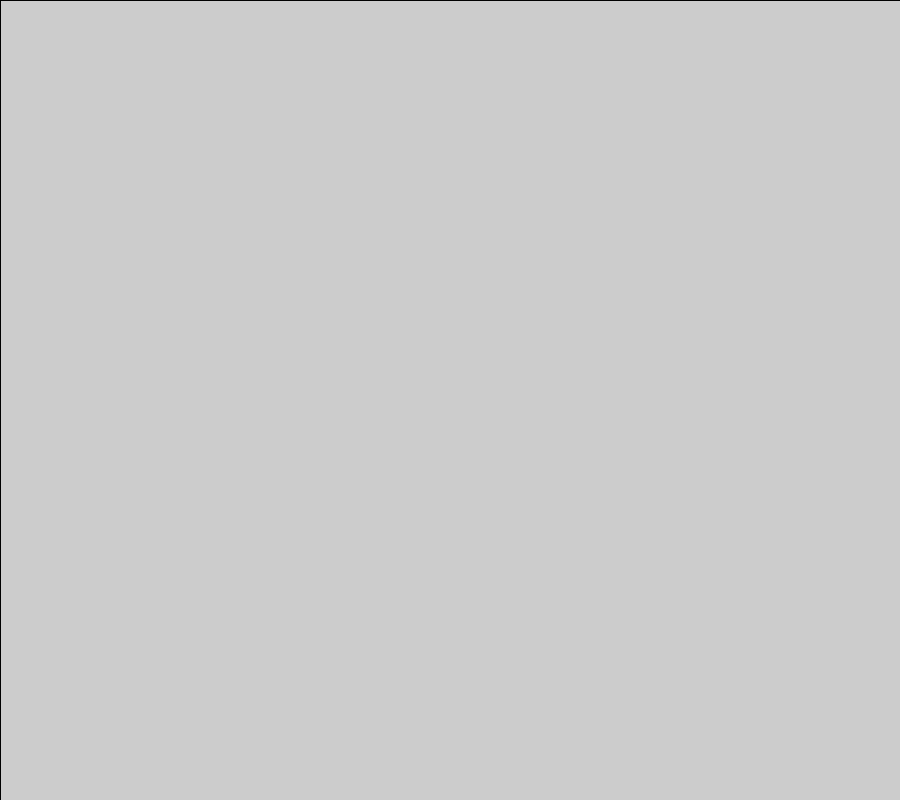
Frame 1 (no input)
Frame 60 (the mouse pressed at the canvas centre just before this capture): identical to frame 1, image omitted
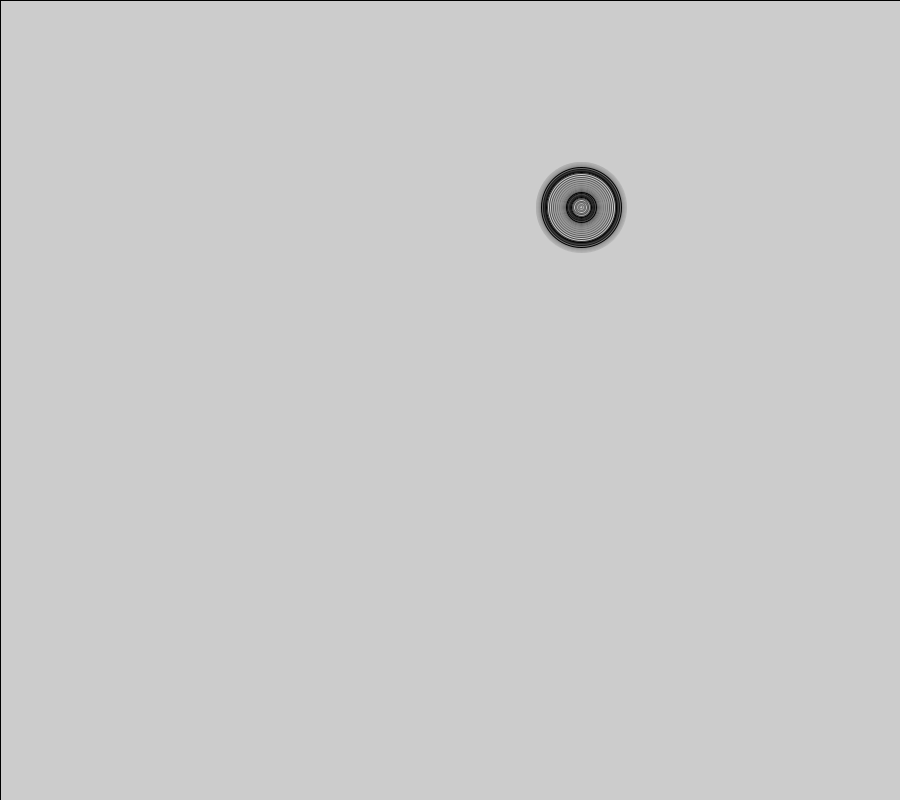
Frame 120 (the mouse held since frame 60 and released just before this capture)

The Processing sketch that drew these frames (run headless with seeded random() and noise(); from frame 60 on, the mouse is pressed at the canvas centre):

// Processing sketch: lol_raindrops_i_guess
// ── lol_raindrops_i_guess.pde
  IntList r = new IntList(); 
  IntList x = new IntList();
  IntList y = new IntList();
void setup(){
  size(900,800);
  frameRate(40);
}
void draw(){
  //background(200);
  fill(200,25);rect(0,0,width,height);noFill();
  if (frameCount%100 == 0){
    x.append(int(random(width)));
    y.append(int(random(height)));
    r.append(0);
  }
  //text(frameCount,20,20);
    noFill();
    for (int i = 0; i < x.size(); i++){
    ellipse(x.get(i),y.get(i),2*r.get(i),2*r.get(i));
    ellipse(x.get(i),y.get(i),(1.5*r.get(i))-30,(1.5*r.get(i))-30);
    ellipse(x.get(i),y.get(i),(r.get(i))-60,(r.get(i))-60);
    ellipse(x.get(i),y.get(i),(0.5*r.get(i))-90,(0.5*r.get(i))-90);
    r.increment(i);  r.increment(i);
    }
}
void mouseClicked(){
  x.append(mouseX);
  y.append(mouseY);
  r.append(0);
}
